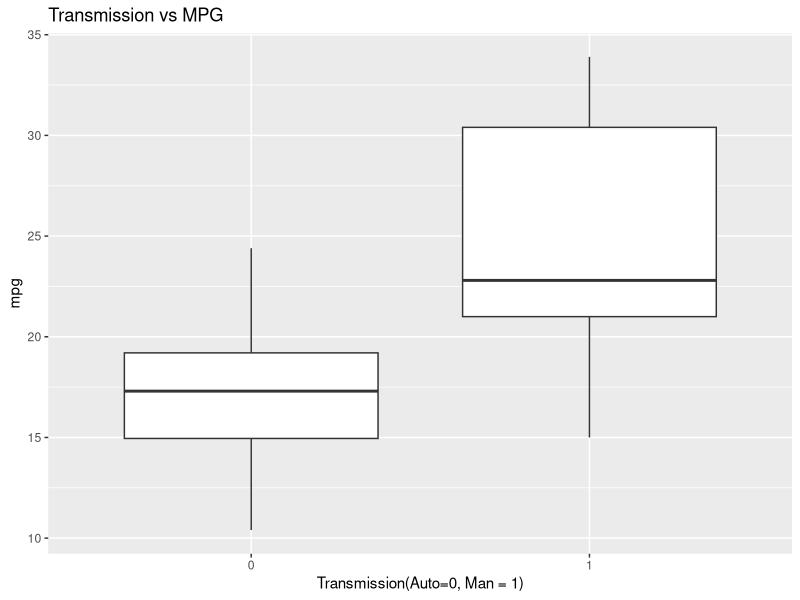

Recreate this plot in R. (Note: this script raises an error after producing the figure.)
## ---- chunk 1
library(ggplot2)
require(gridExtra)

data(mtcars)

mtcars$am = as.factor(mtcars$am)
mtcars$cyl = as.factor(mtcars$cyl)
mtcars$gear = as.factor(mtcars$gear)
mtcars$car = as.factor(mtcars$carb)
mtcars$vs = as.factor(mtcars$vs)

auto = subset(mtcars, mtcars$am == 0)
man = subset(mtcars, mtcars$am == 1)
## ---- chunk 2
ggplot(mtcars, aes(x=am, y=mpg)) + geom_boxplot(data=mtcars) + labs(title='Transmission vs MPG', x='Transmission(Auto=0, Man = 1)')
## ---- chunk 3
t.test(man$mpg, auto$mpg)
## ---- chunk 4
model1 = lm(mpg ~ ., data=mtcars)
summary(model1)
## ---- chunk 5
model2 = lm(mpg ~ . - cyl - disp - hp - wt - qsec - car, data=mtcars)
summary(model2)
anova(model1, model2)
## ---- chunk 6
data(mtcars)
sort(cor(mtcars)[1,])
## ---- chunk 7
model3 = lm(mpg ~ am + wt + hp, data=mtcars)
summary(model3)
anova(model1, model3)
## ---- chunk 8
par(mfrow = c(2,2))
plot(model3)
